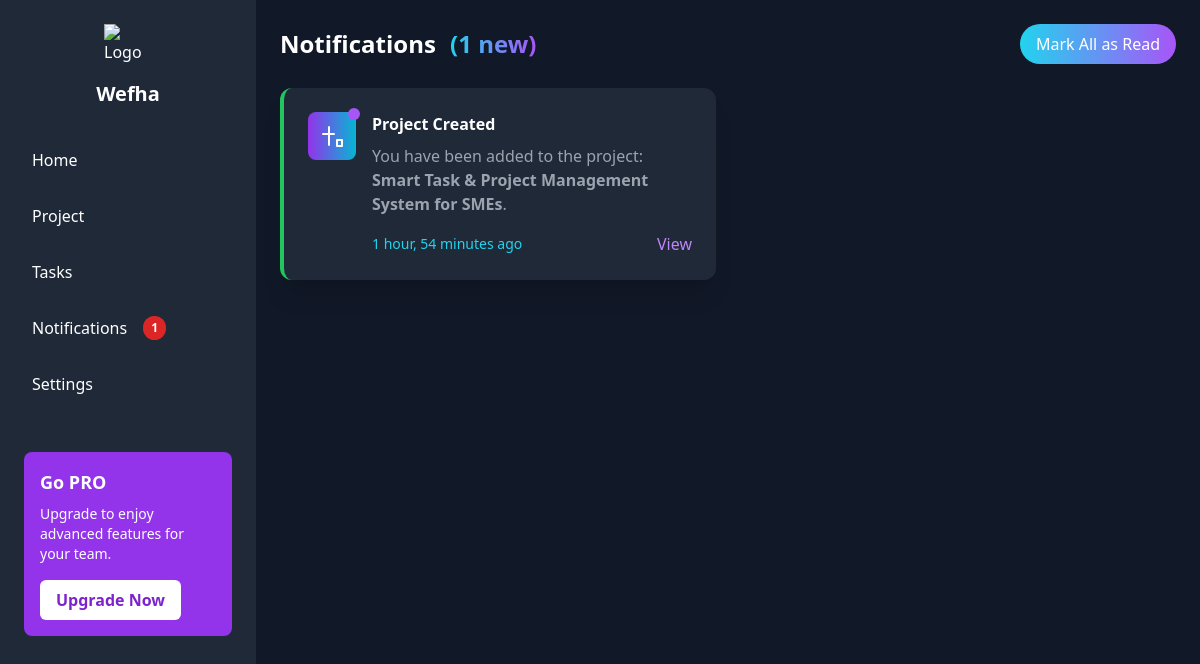
The page /notifications/notification/ (signed in) on the database its author committed.
### notification/models.py (models this page shows, shortened)
class Notification(models.Model):
    NOTIFICATION_TYPES = [
        ('task_assigned', 'Task Assigned'),
        ('project_created', 'Project Created'),
        ('deadline_alert', 'Deadline Alert'),
    ]
    user = models.ForeignKey(
        settings.AUTH_USER_MODEL,
        on_delete=models.CASCADE,
        related_name='notifications'  # ✅ Required for template access
    )
    message = models.TextField()
    is_read = models.BooleanField(default=False)
    created_at = models.DateTimeField(auto_now_add=True)
    notification_type = models.CharField(max_length=30, choices=NOTIFICATION_TYPES, default='project_created')
    link = models.URLField(blank=True, null=True)

### notification/views.py (the view)
# urls.py: path('notification/', views.notification_view, name='notification'),
@login_required
def notification_view(request):
    notifications = Notification.objects.filter(user=request.user).order_by('-created_at')
    unread_notifications = notifications.filter(is_read=False)
    notification_count = unread_notifications.count()
    return render(request, 'notification/notification.html', {
        'notifications': notifications,
        'unread_notifications': unread_notifications,
        'notification_count': notification_count
    })

### notification/templates/notification/notification.html (shortened to what this page needs)
{% load static %}
<!DOCTYPE html>
<html lang="en">
<head>
    <script src="https://cdn.tailwindcss.com"></script>
</head>
<body class="bg-gray-900 text-white">
<div class="flex">
    <aside class="bg-gray-800 text-white w-64 min-h-screen p-6">
        <div class="mb-8">
            <img src="/logo.png" alt="Logo" class="w-12 h-12 mx-auto hover:scale-110 transition-transform duration-300">
            <h1 class="text-center text-xl font-bold mt-2">Wefha</h1>
        </div>
        <nav>
            <ul class="space-y-4">
                <li><a href="{% url 'data:dashboard' %}" class="flex items-center space-x-4 hover:bg-purple-800 p-2 rounded-md"><span>Home</span></a></li>
                <li><a href="{% url 'project:project_tab' %}" class="flex items-center space-x-4 hover:bg-purple-800 p-2 rounded-md"><span>Project</span></a></li>
                <li><a href="{% url 'tasks:tasks_tab' %}" class="flex items-center space-x-4 hover:bg-purple-800 p-2 rounded-md"><span>Tasks</span></a></li>
                <li><a href="{% url 'notification:notification' %}" class="flex items-center space-x-4 hover:bg-purple-800 p-2 rounded-md">
                    <span>Notifications</span>
                    {% if notification_count > 0 %}
                    <span class="ml-2 px-2 py-1 text-xs font-bold text-white bg-red-600 rounded-full">
                        {{ notification_count }}
                    </span>
                    {% endif %}
                </a></li>
                <li><a href="{% url 'users:settings' %}" class="flex items-center space-x-4 hover:bg-purple-800 p-2 rounded-md"><span>Settings</span></a></li>
            </ul>
        </nav>
        <div class="bg-purple-600 p-4 rounded-lg mt-12">
            <h3 class="font-bold text-lg">Go PRO</h3>
            <p class="text-sm mt-2">Upgrade to enjoy advanced features for your team.</p>
            <button class="bg-white text-purple-700 px-4 py-2 mt-4 rounded-md font-semibold">Upgrade Now</button>
        </div>
    </aside>
    <div class="flex-1 p-6">
        <header class="flex justify-between items-center mb-6">
            <h1 class="text-2xl text-white font-bold leading-tight transform transition-transform duration-500 ease-in-out hover:scale-105">
                Notifications <span class="bg-gradient-to-r from-cyan-400 to-purple-500 text-transparent bg-clip-text ml-2">({{ notifications|length }} new)</span>
            </h1>
            <a href="{% url 'notification:mark_all_as_read' %}" class="bg-gradient-to-r from-cyan-400 to-purple-500 text-white px-4 py-2 rounded-full hover:scale-110 transition-transform duration-300">
                Mark All as Read
            </a>
        </header>
        <div class="grid grid-cols-1 md:grid-cols-2 gap-6 mt-6">
            {% for notification in notifications %}
            <div class="notification-card bg-gray-800 p-6 rounded-xl shadow-xl border-l-4
                {% if notification.notification_type == 'task_assigned' %} border-purple-500
                {% elif notification.notification_type == 'deadline_alert' %} border-red-500
                {% elif notification.notification_type == 'project_created' %} border-green-500
                {% else %} border-gray-700 {% endif %}
                hover:border-cyan-400 transition-all duration-300">
                <div class="flex items-start space-x-4">
                    <div class="relative">
                        {% if not notification.is_read %}
                        <div class="w-3 h-3 bg-purple-500 rounded-full unread-dot absolute -right-1 -top-1"></div>
                        {% endif %}
                        <div class="bg-gradient-to-r from-purple-600 to-cyan-500 p-3 rounded-lg">
                            {% if notification.notification_type == 'task_assigned' %}
                            <svg class="w-6 h-6 text-white" fill="none" stroke="currentColor" viewBox="0 0 24 24">
                                <path stroke-linecap="round" stroke-linejoin="round" stroke-width="2" d="M5 13l4 4L19 7" />
                            </svg>
                            {% elif notification.notification_type == 'project_created' %}
                            <svg class="w-6 h-6 text-white" fill="none" stroke="currentColor" viewBox="0 0 24 24">
                                <path stroke-linecap="round" stroke-linejoin="round" stroke-width="2" d="M3 10h11M9 21V3M17 16h5v6h-5z" />
                            </svg>
                            {% elif notification.notification_type == 'deadline_alert' %}
                            <svg class="w-6 h-6 text-white" fill="none" stroke="currentColor" viewBox="0 0 24 24">
                                <path stroke-linecap="round" stroke-linejoin="round" stroke-width="2" d="M12 8v4l3 3m6-3a9 9 0 11-18 0 9 9 0 0118 0z" />
                            </svg>
                            {% else %}
                            <svg class="w-6 h-6 text-white" fill="none" stroke="currentColor" viewBox="0 0 24 24">
                                <path stroke-linecap="round" stroke-linejoin="round" stroke-width="2" d="M8 10h.01M12 10h.01M16 10h.01M9 16H5a2 2 0 01-2-2V6a2 2 0 012-2h14a2 2 0 012 2v8a2 2 0 01-2 2h-5l-5 5v-5z"/>
                            </svg>
                            {% endif %}
                        </div>
                    </div>
                    <div class="flex-1">
                        <h3 class="text-white font-semibold">{{ notification.get_notification_type_display }}</h3>
                        <p class="text-gray-400 mt-2">{{ notification.message|safe }}</p>
                        <div class="flex items-center justify-between mt-4">
                            <span class="text-sm text-cyan-400">{{ notification.created_at|timesince }} ago</span>
                            {% if notification.link %}
                            <a href="{{ notification.link }}" class="text-purple-400 hover:text-cyan-400 transition-colors">View</a>
                            {% endif %}
                        </div>
                    </div>
                </div>
            </div>
            {% endfor %}
        </div>
    </div>
</div>
</body>
</html>

### notification/templates/notification/notification.html (style rules this page uses)
.notification-card { animation: slideIn 0.6s ease forwards; opacity: 0; }
.unread-dot { animation: pulse 2s infinite; }

### rows shown on the page
Notification: is_read False (drawn), notification_type "Project Created", message "You have been added to the project: Smart Task & Project Management System for SMEs .", created_at "1 hour, 54 minutes"

### other values the page prints
{{ notification_count }} "1"
